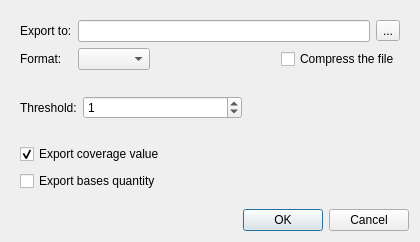
<?xml version="1.0" encoding="UTF-8"?>
<ui version="4.0">
 <class>ExportCoverageDialog</class>
 <widget class="QDialog" name="ExportCoverageDialog">
  <property name="geometry">
   <rect>
    <x>0</x>
    <y>0</y>
    <width>420</width>
    <height>242</height>
   </rect>
  </property>
  <property name="sizePolicy">
   <sizepolicy hsizetype="Preferred" vsizetype="Preferred">
    <horstretch>0</horstretch>
    <verstretch>0</verstretch>
   </sizepolicy>
  </property>
  <property name="windowTitle">
   <string>Export Assembly Coverage</string>
  </property>
  <layout class="QGridLayout" name="gridLayout_2">
   <item row="0" column="0">
    <widget class="QWidget" name="gbFileOptions" native="true">
     <layout class="QGridLayout" name="gridLayout">
      <item row="0" column="0">
       <widget class="QLabel" name="lblFilePath">
        <property name="text">
         <string>Export to:</string>
        </property>
       </widget>
      </item>
      <item row="0" column="1">
       <layout class="QHBoxLayout" name="filePathLayout">
        <item>
         <widget class="QLineEdit" name="leFilePath"/>
        </item>
        <item>
         <widget class="QToolButton" name="tbFilePath">
          <property name="text">
           <string>...</string>
          </property>
         </widget>
        </item>
       </layout>
      </item>
      <item row="1" column="0">
       <widget class="QLabel" name="lblFormat">
        <property name="text">
         <string>Format:</string>
        </property>
       </widget>
      </item>
      <item row="1" column="1">
       <layout class="QHBoxLayout" name="formatOptionsLayout">
        <item>
         <widget class="QComboBox" name="cbFormat"/>
        </item>
        <item>
         <spacer name="formatOptionsSpacer">
          <property name="orientation">
           <enum>Qt::Horizontal</enum>
          </property>
          <property name="sizeHint" stdset="0">
           <size>
            <width>40</width>
            <height>20</height>
           </size>
          </property>
         </spacer>
        </item>
        <item>
         <widget class="QCheckBox" name="chbCompress">
          <property name="text">
           <string>Compress the file</string>
          </property>
         </widget>
        </item>
       </layout>
      </item>
     </layout>
    </widget>
   </item>
   <item row="1" column="0">
    <layout class="QHBoxLayout" name="thresholdLayout">
     <property name="leftMargin">
      <number>9</number>
     </property>
     <property name="topMargin">
      <number>9</number>
     </property>
     <property name="rightMargin">
      <number>9</number>
     </property>
     <property name="bottomMargin">
      <number>9</number>
     </property>
     <item>
      <widget class="QLabel" name="lblThreshold">
       <property name="text">
        <string>Threshold:</string>
       </property>
      </widget>
     </item>
     <item>
      <widget class="QSpinBox" name="sbThreshold">
       <property name="sizePolicy">
        <sizepolicy hsizetype="MinimumExpanding" vsizetype="Fixed">
         <horstretch>0</horstretch>
         <verstretch>0</verstretch>
        </sizepolicy>
       </property>
       <property name="maximum">
        <number>65535</number>
       </property>
       <property name="value">
        <number>1</number>
       </property>
      </widget>
     </item>
     <item>
      <spacer name="thresholdSpacer">
       <property name="orientation">
        <enum>Qt::Horizontal</enum>
       </property>
       <property name="sizeHint" stdset="0">
        <size>
         <width>40</width>
         <height>20</height>
        </size>
       </property>
      </spacer>
     </item>
    </layout>
   </item>
   <item row="2" column="0">
    <widget class="QWidget" name="gbAdditionalOptions" native="true">
     <layout class="QVBoxLayout" name="verticalLayout_2">
      <item>
       <widget class="QCheckBox" name="chbExportCoverage">
        <property name="text">
         <string>Export coverage value</string>
        </property>
        <property name="checked">
         <bool>true</bool>
        </property>
       </widget>
      </item>
      <item>
       <widget class="QCheckBox" name="chbExportBasesQuantity">
        <property name="text">
         <string>Export bases quantity</string>
        </property>
       </widget>
      </item>
     </layout>
    </widget>
   </item>
   <item row="3" column="0">
    <widget class="QDialogButtonBox" name="buttonBox">
     <property name="orientation">
      <enum>Qt::Horizontal</enum>
     </property>
     <property name="standardButtons">
      <set>QDialogButtonBox::Cancel|QDialogButtonBox::Ok</set>
     </property>
    </widget>
   </item>
  </layout>
 </widget>
 <resources/>
 <connections>
  <connection>
   <sender>buttonBox</sender>
   <signal>accepted()</signal>
   <receiver>ExportCoverageDialog</receiver>
   <slot>accept()</slot>
   <hints>
    <hint type="sourcelabel">
     <x>248</x>
     <y>254</y>
    </hint>
    <hint type="destinationlabel">
     <x>157</x>
     <y>274</y>
    </hint>
   </hints>
  </connection>
  <connection>
   <sender>buttonBox</sender>
   <signal>rejected()</signal>
   <receiver>ExportCoverageDialog</receiver>
   <slot>reject()</slot>
   <hints>
    <hint type="sourcelabel">
     <x>316</x>
     <y>260</y>
    </hint>
    <hint type="destinationlabel">
     <x>286</x>
     <y>274</y>
    </hint>
   </hints>
  </connection>
 </connections>
</ui>
